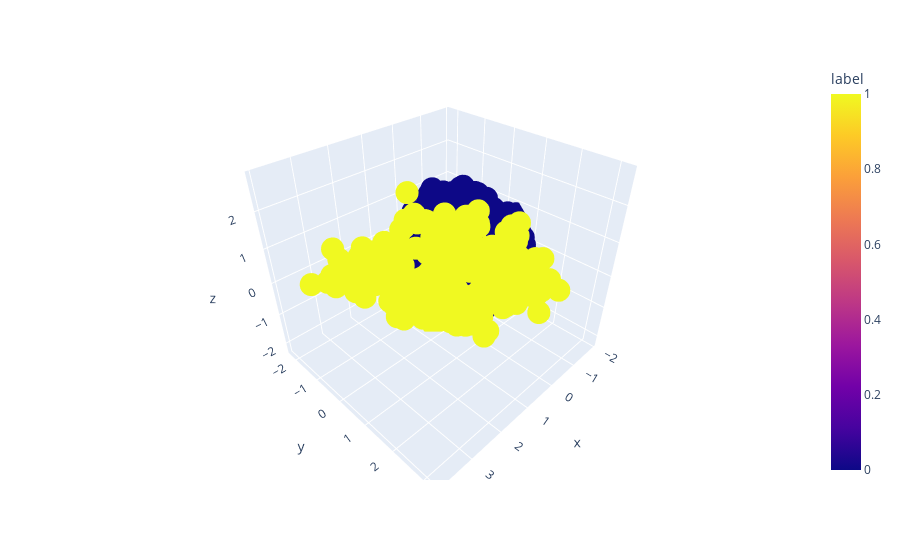

This figure's notebook cell:
### Code cell
fig = px.scatter_3d(
    x_train_pca3_Df, x="x", y="y", z="z",
    color=y_label, labels={'color': 'label'}
)
fig.update_traces(marker_size=8)
fig.show()

### Figure 1 — Plotly figure (JSON) as saved in the notebook; plotly's stock layout.template omitted (floating-point values rounded to 4 significant figures; data arrays with more than 128 entries replaced by an {"elided": "..."} marker saying what was removed)
{"data": [{"hovertemplate": "x=%{x}<br>y=%{y}<br>z=%{z}<br>label=%{marker.color}<extra></extra>", "legendgroup": "", "marker": {"color": {"elided": "677 int values"}, "coloraxis": "coloraxis", "size": 8, "symbol": "circle"}, "mode": "markers", "name": "", "scene": "scene", "showlegend": false, "type": "scatter3d", "x": {"elided": "677 float values"}, "y": {"elided": "677 float values"}, "z": {"elided": "677 float values"}}], "layout": {"coloraxis": {"colorbar": {"title": {"text": "label"}}, "colorscale": [[0, "#0d0887"], [0.1111, "#46039f"], [0.2222, "#7201a8"], [0.3333, "#9c179e"], [0.4444, "#bd3786"], [0.5556, "#d8576b"], [0.6667, "#ed7953"], [0.7778, "#fb9f3a"], [0.8889, "#fdca26"], [1, "#f0f921"]]}, "legend": {"tracegroupgap": 0}, "margin": {"t": 60}, "scene": {"domain": {"x": [0, 1], "y": [0, 1]}, "xaxis": {"title": {"text": "x"}}, "yaxis": {"title": {"text": "y"}}, "zaxis": {"title": {"text": "z"}}}}}
